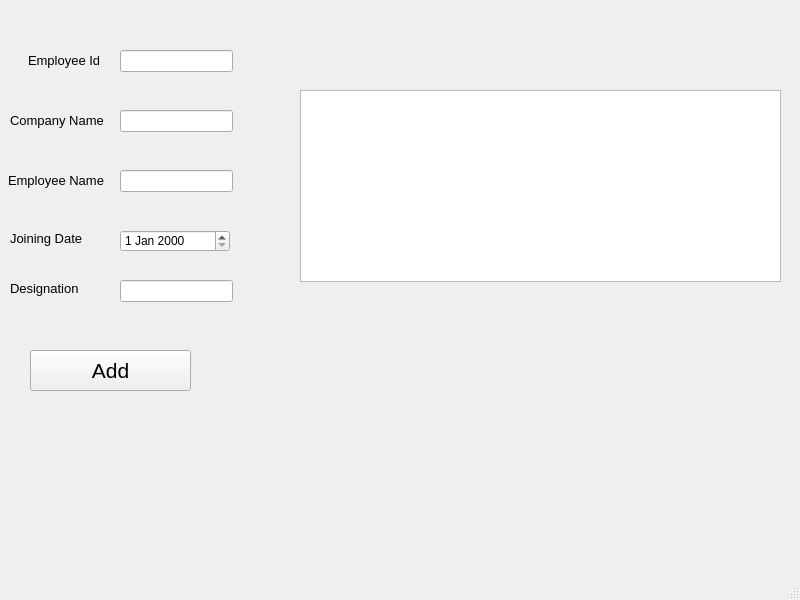
<?xml version="1.0" encoding="UTF-8"?>
<ui version="4.0">
 <class>MainWindow</class>
 <widget class="QMainWindow" name="MainWindow">
  <property name="geometry">
   <rect>
    <x>0</x>
    <y>0</y>
    <width>800</width>
    <height>600</height>
   </rect>
  </property>
  <property name="windowTitle">
   <string>MainWindow</string>
  </property>
  <widget class="QWidget" name="centralwidget">
   <widget class="QLabel" name="EmpId">
    <property name="geometry">
     <rect>
      <x>28</x>
      <y>50</y>
      <width>71</width>
      <height>20</height>
     </rect>
    </property>
    <property name="font">
     <font>
      <pointsize>10</pointsize>
     </font>
    </property>
    <property name="text">
     <string>Employee Id</string>
    </property>
   </widget>
   <widget class="QLabel" name="CompanyName">
    <property name="geometry">
     <rect>
      <x>10</x>
      <y>110</y>
      <width>101</width>
      <height>20</height>
     </rect>
    </property>
    <property name="font">
     <font>
      <pointsize>10</pointsize>
     </font>
    </property>
    <property name="text">
     <string>Company Name</string>
    </property>
   </widget>
   <widget class="QLabel" name="Designation">
    <property name="geometry">
     <rect>
      <x>10</x>
      <y>280</y>
      <width>71</width>
      <height>16</height>
     </rect>
    </property>
    <property name="font">
     <font>
      <pointsize>10</pointsize>
     </font>
    </property>
    <property name="text">
     <string>Designation</string>
    </property>
   </widget>
   <widget class="QLabel" name="JoiningDate">
    <property name="geometry">
     <rect>
      <x>10</x>
      <y>230</y>
      <width>81</width>
      <height>16</height>
     </rect>
    </property>
    <property name="font">
     <font>
      <pointsize>10</pointsize>
     </font>
    </property>
    <property name="text">
     <string>Joining Date</string>
    </property>
   </widget>
   <widget class="QLabel" name="EmpName">
    <property name="geometry">
     <rect>
      <x>8</x>
      <y>170</y>
      <width>101</width>
      <height>20</height>
     </rect>
    </property>
    <property name="font">
     <font>
      <pointsize>10</pointsize>
     </font>
    </property>
    <property name="text">
     <string>Employee Name</string>
    </property>
   </widget>
   <widget class="QLineEdit" name="lineEdit_empid">
    <property name="geometry">
     <rect>
      <x>120</x>
      <y>50</y>
      <width>113</width>
      <height>22</height>
     </rect>
    </property>
   </widget>
   <widget class="QLineEdit" name="lineEdit_2Cname">
    <property name="geometry">
     <rect>
      <x>120</x>
      <y>110</y>
      <width>113</width>
      <height>22</height>
     </rect>
    </property>
   </widget>
   <widget class="QLineEdit" name="lineEdit_3EName">
    <property name="geometry">
     <rect>
      <x>120</x>
      <y>170</y>
      <width>113</width>
      <height>22</height>
     </rect>
    </property>
   </widget>
   <widget class="QLineEdit" name="lineEdit_5Designation">
    <property name="geometry">
     <rect>
      <x>120</x>
      <y>280</y>
      <width>113</width>
      <height>22</height>
     </rect>
    </property>
   </widget>
   <widget class="QTableWidget" name="tableWidget">
    <property name="geometry">
     <rect>
      <x>300</x>
      <y>90</y>
      <width>481</width>
      <height>192</height>
     </rect>
    </property>
   </widget>
   <widget class="QPushButton" name="BtnEmployee">
    <property name="geometry">
     <rect>
      <x>30</x>
      <y>350</y>
      <width>161</width>
      <height>41</height>
     </rect>
    </property>
    <property name="font">
     <font>
      <pointsize>16</pointsize>
     </font>
    </property>
    <property name="text">
     <string>Add</string>
    </property>
   </widget>
   <widget class="QDateEdit" name="dateEdit">
    <property name="geometry">
     <rect>
      <x>120</x>
      <y>230</y>
      <width>110</width>
      <height>22</height>
     </rect>
    </property>
   </widget>
   <widget class="QLabel" name="labelcurrentemp">
    <property name="geometry">
     <rect>
      <x>310</x>
      <y>310</y>
      <width>201</width>
      <height>61</height>
     </rect>
    </property>
    <property name="font">
     <font>
      <pointsize>12</pointsize>
     </font>
    </property>
    <property name="text">
     <string/>
    </property>
   </widget>
   <widget class="QLabel" name="TimerLabel">
    <property name="geometry">
     <rect>
      <x>560</x>
      <y>40</y>
      <width>111</width>
      <height>16</height>
     </rect>
    </property>
    <property name="text">
     <string/>
    </property>
   </widget>
  </widget>
  <widget class="QMenuBar" name="menubar">
   <property name="geometry">
    <rect>
     <x>0</x>
     <y>0</y>
     <width>800</width>
     <height>22</height>
    </rect>
   </property>
  </widget>
  <widget class="QStatusBar" name="statusbar"/>
 </widget>
 <resources/>
 <connections/>
</ui>
